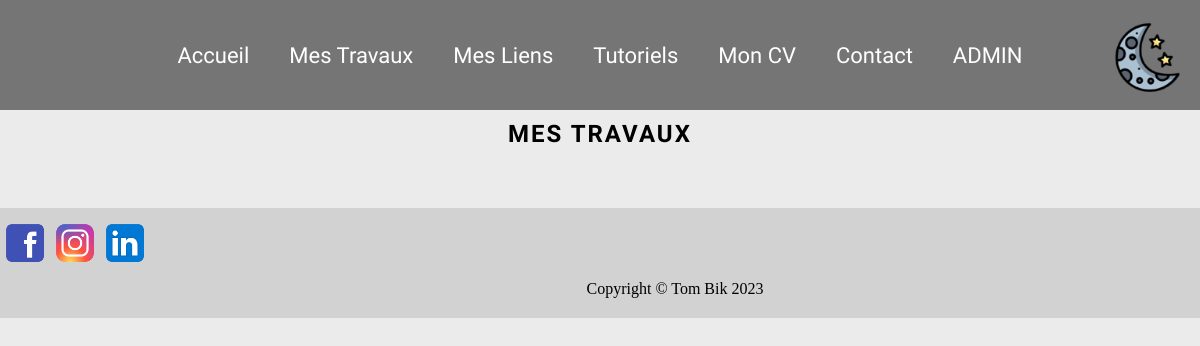
The app's page /?page=travaux, older data.
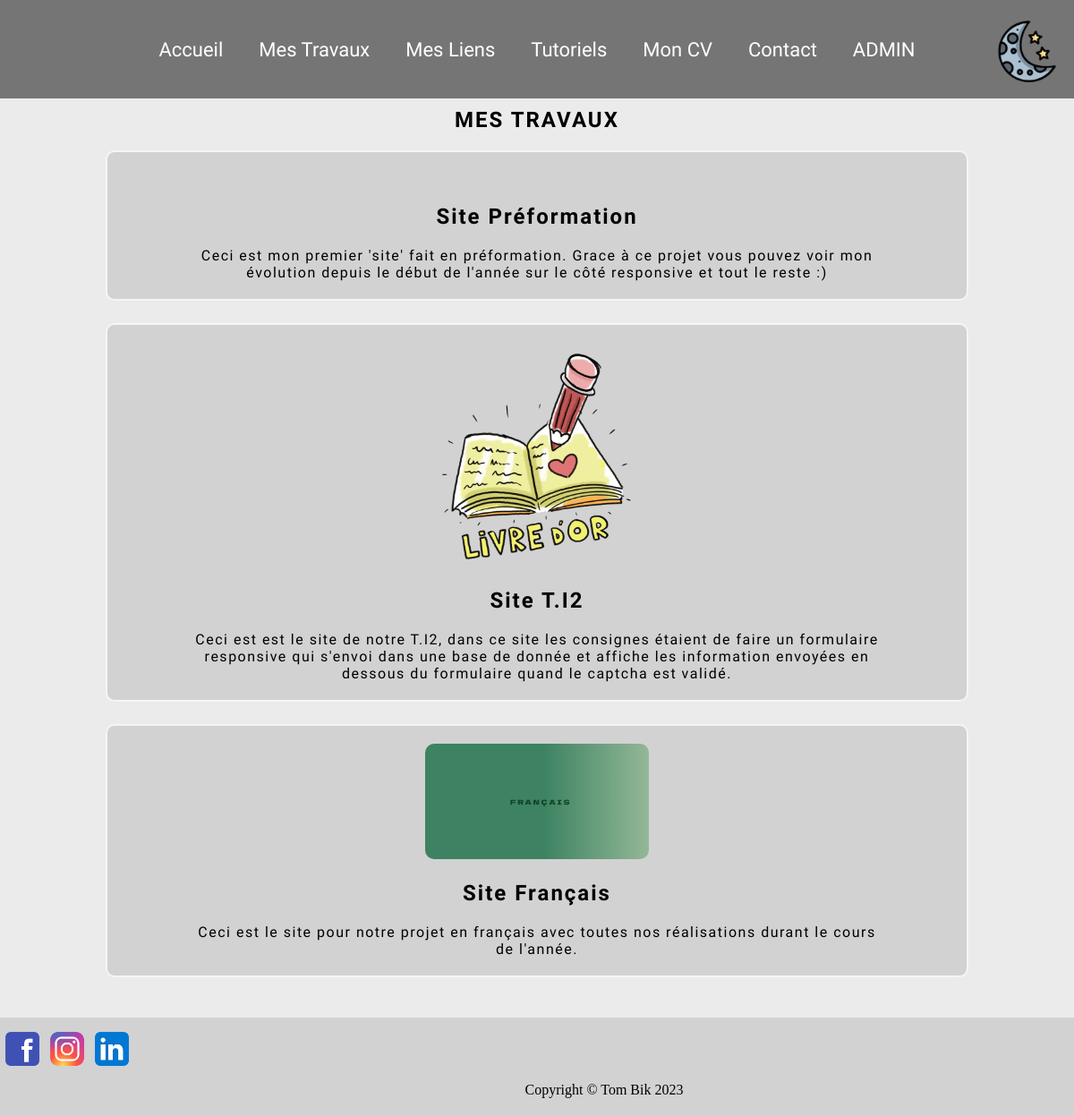
The same page, newer data.
### tables this page shows
CREATE TABLE IF NOT EXISTS `travaux` (
  `id` int(11) NOT NULL AUTO_INCREMENT,
  `titre` varchar(255) NOT NULL,
  `description` text NOT NULL,
  `image_url` varchar(255) NOT NULL,
  `url` varchar(255) NOT NULL,
  PRIMARY KEY (`id`)
);

### public/index.php (called while the page is built, shortened)
<?php
require_once "../model/travauxModel.php";
require_once "../controller/publicController.php";

### model/travauxModel.php (called while the page is built, shortened)
<?php
try{
    $dbconnect = mysqli_connect(DB_HOST,DB_LOGIN,DB_PWD,DB_NAME,DB_PORT);
    mysqli_set_charset($dbconnect,DB_CHARSET);
}catch(Exception $e){
    exit(utf8_encode($e->getMessage()));
}
$sqlLien = "SELECT `titre`, `description`, `image_url`, `url` FROM `travaux` ORDER BY `id` ASC; ";
try {
    $queryLien = mysqli_query($dbconnect, $sqlLien);
}catch(Exception $e){
    exit(utf8_encode($e->getMessage()));
}
$afficheTravaux = mysqli_fetch_all($queryLien,MYSQLI_ASSOC);

### view/mesTravaux.php (the view, shortened to what this page needs)
<!DOCTYPE html>
<html lang="en">
<head>
    <link rel="stylesheet" href="css/lien.css">
</head>
<body>
<div id="gridmenu">
    <?php
include 'include/menuDarkMode.php';
    ?>
<h3>MES TRAVAUX</h3>
<div id="lienGlobal">
<?php
foreach($afficheTravaux as $item):
?>
    <div class='liens'>
    <a href="<?=$item['url']?>" target="_blank"><img src="<?=$item['image_url']?>" width="250px" height="auto" alt=""></a>
        <h3><?=$item['titre']?> </h3>
        <p><?=$item['description']?></p>
    </div>
<?php
endforeach;
?>
</div>
    <?php
include 'include/footer.php'
    ?>
</div>
</body>
</html>

### controller/publicController.php (shortened to what this page needs)
<?php
if(isset($_GET['page'])){
    switch($_GET['page']){
        case 'travaux':
            include "../view/mesTravaux.php";
            break;
    }
}else{
    include_once "../view/homePage.php";
}

### view/include/menuDarkMode.php (shortened to what this page needs)
<nav>
<div class="menu">
    <ul>
    <li><a href="./">Accueil</a></li>
    <li><a href="?page=travaux">Mes Travaux</a></li>
    <li><a href="?page=lien">Mes Liens</a></li>
    <li><a href="?page=tuto">Tutoriels</a></li>
    <li><a href="?page=cv">Mon CV</a></li>
    <li><a href="?page=contact">Contact</a></li>
    <li><a href="">ADMIN</a></li>
    </ul>
</div>
</nav>
<a href="#" id="mode-switch" class="dark-mode"></a>

### view/include/footer.php
<footer>
    <a href="https://www.google.com/?hl=fr" target="_blank"><img src="img/icons8-facebook-96.png" width="50px" height="50px" alt=""></a>
    <a href="https://www.google.com/?hl=fr" target="_blank"><img src="img/icons8-instagram-96.png" width="50px" height="50px" alt=""></a>
    <a href=""><img src="img/icons8-linkedin-96.png" width="50px" height="50px" alt=""></a>
    <p>Copyright &copy Tom Bik 2023</p>
</footer>

### public/css/lien.css (style rules this page uses)
#gridmenu { display: grid; gap: 20px; grid-template-columns: repeat(2, 1fr); grid-template-rows: 100px repeat(5, auto); grid-template-areas: "menuNav darkMode" "titre titre" "liens liens" "liens liens" "liens liens" "footer footer" ; }
body { margin: 0; background-color: rgb(235, 235, 235); }
#mode-switch { justify-self: right; align-self: center; width: 75px; height: 75px; background-size: contain; background-position: center; background-repeat: no-repeat; z-index: 100; transition: background-image 0.7s ease; margin-right: 15px; margin-top: 15px; }
#mode-switch.dark-mode { grid-area: darkMode; top: 20px; right: 30px; cursor: pointer; background-image: url('../img/moon_stars_night_midnight_sky_icon_194278.png'); }
.menu { position: fixed; text-align: center; top: 0; left: 0; width: 100%; height: 100%; background-color: rgba(0, 0, 0, 0.5); transform: translateX(-100%); transition: transform 1s ease-in-out; }
.menu ul { list-style: none; margin: 0; padding: 0; position: absolute; top: 50%; left: 50%; transform: translate(-50%, -50%); text-align: center; }
.menu ul li { margin: 20px 0; }
.menu ul li a { font-family: 'Orbitron', sans-serif; color: #fff; font-size: 20px; text-decoration: none; }
#lienGlobal { grid-area: liens; }
.liens { border-radius: 10px; border: 2px solid rgb(245, 245, 245); gap: 20px; margin: auto auto 25px auto; width: 80%; display: flex; flex-direction: column; flex-wrap: nowrap; align-items: center; background-color: rgb(210, 210, 210); }
.liens a { margin-top: 20px; }
.liens p { margin-bottom: 20px; text-align: center; font-family: 'Orbitron', sans-serif; letter-spacing: 1.5px; font-size: initial; }
.liens a img { border-radius: 10px; }
h3 { text-align: center; font-family: 'Orbitron', serif; letter-spacing: 2px; font-size: x-large; grid-area: titre; margin: auto; width: 90%; }
p { text-align: center; width: 80%; margin: auto; top: 0; }
footer { display: flex; flex-direction: row; flex-wrap: wrap; justify-content: center; grid-area: footer; width: 100%; margin: 0px auto; height: 100px; padding-top: 10px; background-color: rgb(210, 210, 210); }
footer p { color: black; font-family: 'Space Mono', serif; text-align: center; margin-bottom: 20px; }
.menu-toggle, a { cursor: pointer; }
@media screen and (min-width: 768px) { #gridmenu { display: grid; grid-template-columns: repeat(4, 1fr); grid-template-rows: 100px repeat(4, auto); grid-template-areas: "menuNav menuNav menuNav darkMode" "titre titre titre titre" "liens liens liens liens" "liens liens liens liens" "footer footer footer footer" ; } }
@media screen and (min-width: 768px) { .menu { position: absolute; grid-area: menuNav; height: 110px; transform: none; } }
@media screen and (min-width: 768px) { .menu ul { margin: 0; padding: 0; display: flex; justify-content: center; align-items: center; width: 100%; } }
@media screen and (min-width: 768px) { .menu ul li { margin: 20px; } }
@media screen and (min-width: 768px) { .menu ul li a { font-size: 22px; } }
@media screen and (min-width: 768px) { #mode-switch { z-index: 0; } }
@media screen and (min-width: 768px) { #mode-switch.dark-mode { grid-area: darkMode; top: 17px; } }

Row changes from the older to the newer data that the page shows:
added travaux: titre "Site Préformation", description "Ceci est mon premier 'site' fait en préformation. Grace à ce projet vous pouvez voir mon évolution depuis le début de l'année sur le côté responsive et tout le reste :)"
added travaux: image_url (picture), titre "Site T.I2", description "Ceci est est le site de notre T.I2, dans ce site les consignes étaient de faire un formulaire responsive qui s'envoi dans une base de donnée et affiche les information envoyées en dessous du formulaire quand le captcha est validé."
added travaux: image_url (picture), titre "Site Français", description "Ceci est le site pour notre projet en français avec toutes nos réalisations durant le cours de l'année."
